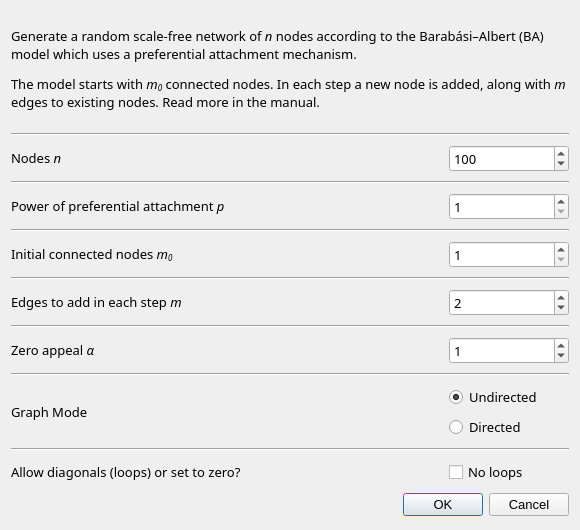
<?xml version="1.0" encoding="UTF-8"?>
<ui version="4.0">
 <class>RandScaleFreeDialog</class>
 <widget class="QDialog" name="RandScaleFreeDialog">
  <property name="geometry">
   <rect>
    <x>0</x>
    <y>0</y>
    <width>580</width>
    <height>530</height>
   </rect>
  </property>
  <property name="sizePolicy">
   <sizepolicy hsizetype="MinimumExpanding" vsizetype="MinimumExpanding">
    <horstretch>0</horstretch>
    <verstretch>0</verstretch>
   </sizepolicy>
  </property>
  <property name="minimumSize">
   <size>
    <width>580</width>
    <height>530</height>
   </size>
  </property>
  <property name="maximumSize">
   <size>
    <width>600</width>
    <height>580</height>
   </size>
  </property>
  <property name="font">
   <font>
    <pointsize>10</pointsize>
   </font>
  </property>
  <property name="windowTitle">
   <string>Scale-free random network generator</string>
  </property>
  <layout class="QVBoxLayout" name="verticalLayout_3">
   <item>
    <widget class="QLabel" name="label_2">
     <property name="sizePolicy">
      <sizepolicy hsizetype="MinimumExpanding" vsizetype="MinimumExpanding">
       <horstretch>0</horstretch>
       <verstretch>0</verstretch>
      </sizepolicy>
     </property>
     <property name="minimumSize">
      <size>
       <width>450</width>
       <height>100</height>
      </size>
     </property>
     <property name="maximumSize">
      <size>
       <width>16777215</width>
       <height>110</height>
      </size>
     </property>
     <property name="font">
      <font>
       <family>Sans Serif</family>
      </font>
     </property>
     <property name="frameShape">
      <enum>QFrame::NoFrame</enum>
     </property>
     <property name="frameShadow">
      <enum>QFrame::Sunken</enum>
     </property>
     <property name="text">
      <string>&lt;html&gt;&lt;head/&gt;&lt;body&gt;&lt;p&gt;Generate a random scale-free network of &lt;span style=&quot; font-style:italic;&quot;&gt;n&lt;/span&gt; nodes according to the Barabási–Albert (BA) model which uses a preferential attachment mechanism. &lt;/p&gt;&lt;p&gt;The model starts with &lt;span style=&quot; font-style:italic;&quot;&gt;m&lt;/span&gt;&lt;span style=&quot; font-style:italic; vertical-align:sub;&quot;&gt;0&lt;/span&gt; connected nodes. In each step a new node is added, along with &lt;span style=&quot; font-style:italic;&quot;&gt;m&lt;/span&gt; edges to existing nodes. Read more in the manual.&lt;/p&gt;&lt;/body&gt;&lt;/html&gt;</string>
     </property>
     <property name="textFormat">
      <enum>Qt::RichText</enum>
     </property>
     <property name="wordWrap">
      <bool>true</bool>
     </property>
    </widget>
   </item>
   <item>
    <widget class="Line" name="line">
     <property name="orientation">
      <enum>Qt::Horizontal</enum>
     </property>
    </widget>
   </item>
   <item>
    <layout class="QHBoxLayout" name="horizontalLayout_2">
     <item>
      <widget class="QLabel" name="nodesLabel">
       <property name="sizePolicy">
        <sizepolicy hsizetype="MinimumExpanding" vsizetype="Preferred">
         <horstretch>0</horstretch>
         <verstretch>0</verstretch>
        </sizepolicy>
       </property>
       <property name="minimumSize">
        <size>
         <width>380</width>
         <height>0</height>
        </size>
       </property>
       <property name="font">
        <font>
         <family>Sans Serif</family>
        </font>
       </property>
       <property name="text">
        <string>&lt;html&gt;&lt;head/&gt;&lt;body&gt;&lt;p&gt;Nodes &lt;span style=&quot; font-style:italic;&quot;&gt;n&lt;/span&gt;&lt;/p&gt;&lt;/body&gt;&lt;/html&gt;</string>
       </property>
      </widget>
     </item>
     <item>
      <widget class="QSpinBox" name="nodesSpinBox">
       <property name="sizePolicy">
        <sizepolicy hsizetype="Fixed" vsizetype="Fixed">
         <horstretch>0</horstretch>
         <verstretch>0</verstretch>
        </sizepolicy>
       </property>
       <property name="minimumSize">
        <size>
         <width>120</width>
         <height>0</height>
        </size>
       </property>
       <property name="font">
        <font>
         <family>Sans Serif</family>
        </font>
       </property>
       <property name="toolTip">
        <string>&lt;html&gt;&lt;head/&gt;&lt;body&gt;&lt;p&gt;The amount of nodes in the resulting scale-free graph&lt;/p&gt;&lt;/body&gt;&lt;/html&gt;</string>
       </property>
       <property name="minimum">
        <number>4</number>
       </property>
       <property name="maximum">
        <number>9999</number>
       </property>
       <property name="value">
        <number>100</number>
       </property>
      </widget>
     </item>
    </layout>
   </item>
   <item>
    <widget class="Line" name="line_2">
     <property name="orientation">
      <enum>Qt::Horizontal</enum>
     </property>
    </widget>
   </item>
   <item>
    <layout class="QHBoxLayout" name="horizontalLayout_9">
     <property name="sizeConstraint">
      <enum>QLayout::SetMinimumSize</enum>
     </property>
     <item>
      <widget class="QLabel" name="label_7">
       <property name="sizePolicy">
        <sizepolicy hsizetype="MinimumExpanding" vsizetype="Preferred">
         <horstretch>0</horstretch>
         <verstretch>0</verstretch>
        </sizepolicy>
       </property>
       <property name="minimumSize">
        <size>
         <width>380</width>
         <height>0</height>
        </size>
       </property>
       <property name="font">
        <font>
         <family>Sans Serif</family>
        </font>
       </property>
       <property name="text">
        <string>&lt;html&gt;&lt;head/&gt;&lt;body&gt;&lt;p&gt;Power of preferential attachment &lt;span style=&quot; font-style:italic;&quot;&gt;p&lt;/span&gt;&lt;/p&gt;&lt;/body&gt;&lt;/html&gt;</string>
       </property>
      </widget>
     </item>
     <item>
      <widget class="QSpinBox" name="powerSpinBox">
       <property name="minimumSize">
        <size>
         <width>120</width>
         <height>0</height>
        </size>
       </property>
       <property name="font">
        <font>
         <family>Sans Serif</family>
        </font>
       </property>
       <property name="toolTip">
        <string>&lt;html&gt;&lt;head/&gt;&lt;body&gt;&lt;p&gt;The power p of preferential attachment &lt;/p&gt;&lt;p&gt;Leave 1 for linear preferential attachment (BA model).&lt;/p&gt;&lt;/body&gt;&lt;/html&gt;</string>
       </property>
       <property name="minimum">
        <number>1</number>
       </property>
       <property name="maximum">
        <number>9999</number>
       </property>
       <property name="singleStep">
        <number>1</number>
       </property>
       <property name="value">
        <number>1</number>
       </property>
      </widget>
     </item>
    </layout>
   </item>
   <item>
    <widget class="Line" name="line_3">
     <property name="orientation">
      <enum>Qt::Horizontal</enum>
     </property>
    </widget>
   </item>
   <item>
    <layout class="QHBoxLayout" name="horizontalLayout_6">
     <property name="sizeConstraint">
      <enum>QLayout::SetMinimumSize</enum>
     </property>
     <item>
      <widget class="QLabel" name="label_4">
       <property name="sizePolicy">
        <sizepolicy hsizetype="MinimumExpanding" vsizetype="Preferred">
         <horstretch>0</horstretch>
         <verstretch>0</verstretch>
        </sizepolicy>
       </property>
       <property name="minimumSize">
        <size>
         <width>380</width>
         <height>0</height>
        </size>
       </property>
       <property name="font">
        <font>
         <family>Sans Serif</family>
        </font>
       </property>
       <property name="text">
        <string>&lt;html&gt;&lt;head/&gt;&lt;body&gt;&lt;p&gt;Initial connected nodes &lt;span style=&quot; font-style:italic;&quot;&gt;m&lt;/span&gt;&lt;span style=&quot; font-style:italic; vertical-align:sub;&quot;&gt;0&lt;/span&gt;&lt;/p&gt;&lt;/body&gt;&lt;/html&gt;</string>
       </property>
      </widget>
     </item>
     <item>
      <widget class="QSpinBox" name="initialNodesSpinBox">
       <property name="minimumSize">
        <size>
         <width>120</width>
         <height>0</height>
        </size>
       </property>
       <property name="font">
        <font>
         <family>Sans Serif</family>
        </font>
       </property>
       <property name="toolTip">
        <string>&lt;html&gt;&lt;head/&gt;&lt;body&gt;&lt;p&gt;The number m&lt;span style=&quot; vertical-align:sub;&quot;&gt;0&lt;/span&gt; of nodes in the initial connected network.&lt;/p&gt;&lt;p&gt;Leave 1 to start with just one node.&lt;/p&gt;&lt;/body&gt;&lt;/html&gt;</string>
       </property>
       <property name="minimum">
        <number>1</number>
       </property>
       <property name="maximum">
        <number>9999</number>
       </property>
       <property name="singleStep">
        <number>1</number>
       </property>
       <property name="value">
        <number>1</number>
       </property>
      </widget>
     </item>
    </layout>
   </item>
   <item>
    <widget class="Line" name="line_4">
     <property name="orientation">
      <enum>Qt::Horizontal</enum>
     </property>
    </widget>
   </item>
   <item>
    <layout class="QHBoxLayout" name="horizontalLayout_7">
     <property name="sizeConstraint">
      <enum>QLayout::SetMinimumSize</enum>
     </property>
     <item>
      <widget class="QLabel" name="label_5">
       <property name="sizePolicy">
        <sizepolicy hsizetype="MinimumExpanding" vsizetype="Preferred">
         <horstretch>0</horstretch>
         <verstretch>0</verstretch>
        </sizepolicy>
       </property>
       <property name="minimumSize">
        <size>
         <width>380</width>
         <height>0</height>
        </size>
       </property>
       <property name="font">
        <font>
         <family>Sans Serif</family>
        </font>
       </property>
       <property name="text">
        <string>&lt;html&gt;&lt;head/&gt;&lt;body&gt;&lt;p&gt;Edges to add in each step &lt;span style=&quot; font-style:italic;&quot;&gt;m&lt;/span&gt;&lt;/p&gt;&lt;/body&gt;&lt;/html&gt;</string>
       </property>
      </widget>
     </item>
     <item>
      <widget class="QSpinBox" name="edgesPerStepSpinBox">
       <property name="minimumSize">
        <size>
         <width>120</width>
         <height>0</height>
        </size>
       </property>
       <property name="font">
        <font>
         <family>Sans Serif</family>
        </font>
       </property>
       <property name="toolTip">
        <string>&lt;html&gt;&lt;head/&gt;&lt;body&gt;&lt;p&gt;Tthe number of edges to add in each step&lt;/p&gt;&lt;/body&gt;&lt;/html&gt;</string>
       </property>
       <property name="minimum">
        <number>1</number>
       </property>
       <property name="maximum">
        <number>9999</number>
       </property>
       <property name="singleStep">
        <number>1</number>
       </property>
       <property name="value">
        <number>2</number>
       </property>
      </widget>
     </item>
    </layout>
   </item>
   <item>
    <widget class="Line" name="line_5">
     <property name="orientation">
      <enum>Qt::Horizontal</enum>
     </property>
    </widget>
   </item>
   <item>
    <layout class="QHBoxLayout" name="horizontalLayout_8">
     <property name="sizeConstraint">
      <enum>QLayout::SetMinimumSize</enum>
     </property>
     <item>
      <widget class="QLabel" name="label_6">
       <property name="sizePolicy">
        <sizepolicy hsizetype="MinimumExpanding" vsizetype="Preferred">
         <horstretch>0</horstretch>
         <verstretch>0</verstretch>
        </sizepolicy>
       </property>
       <property name="minimumSize">
        <size>
         <width>380</width>
         <height>0</height>
        </size>
       </property>
       <property name="font">
        <font>
         <family>Sans Serif</family>
        </font>
       </property>
       <property name="text">
        <string>&lt;html&gt;&lt;head/&gt;&lt;body&gt;&lt;p&gt;Zero appeal &lt;span style=&quot; font-style:italic;&quot;&gt;α&lt;/span&gt;&lt;/p&gt;&lt;/body&gt;&lt;/html&gt;</string>
       </property>
      </widget>
     </item>
     <item>
      <widget class="QSpinBox" name="zeroAppealSpinBox">
       <property name="minimumSize">
        <size>
         <width>120</width>
         <height>0</height>
        </size>
       </property>
       <property name="font">
        <font>
         <family>Sans Serif</family>
        </font>
       </property>
       <property name="toolTip">
        <string>&lt;html&gt;&lt;head/&gt;&lt;body&gt;&lt;p&gt;The initial attractiveness of a node - useful for isolate nodes with d =0&lt;/p&gt;&lt;/body&gt;&lt;/html&gt;</string>
       </property>
       <property name="minimum">
        <number>0</number>
       </property>
       <property name="maximum">
        <number>9999</number>
       </property>
       <property name="singleStep">
        <number>1</number>
       </property>
       <property name="value">
        <number>1</number>
       </property>
      </widget>
     </item>
    </layout>
   </item>
   <item>
    <widget class="Line" name="line_6">
     <property name="orientation">
      <enum>Qt::Horizontal</enum>
     </property>
    </widget>
   </item>
   <item>
    <layout class="QHBoxLayout" name="horizontalLayout_3">
     <item>
      <widget class="QLabel" name="label">
       <property name="sizePolicy">
        <sizepolicy hsizetype="MinimumExpanding" vsizetype="Preferred">
         <horstretch>0</horstretch>
         <verstretch>0</verstretch>
        </sizepolicy>
       </property>
       <property name="minimumSize">
        <size>
         <width>400</width>
         <height>0</height>
        </size>
       </property>
       <property name="font">
        <font>
         <family>Sans Serif</family>
        </font>
       </property>
       <property name="text">
        <string>Graph Mode</string>
       </property>
      </widget>
     </item>
     <item>
      <layout class="QVBoxLayout" name="verticalLayout">
       <item>
        <widget class="QRadioButton" name="undirectedRadioButton">
         <property name="sizePolicy">
          <sizepolicy hsizetype="Fixed" vsizetype="Fixed">
           <horstretch>0</horstretch>
           <verstretch>0</verstretch>
          </sizepolicy>
         </property>
         <property name="minimumSize">
          <size>
           <width>120</width>
           <height>0</height>
          </size>
         </property>
         <property name="font">
          <font>
           <family>Sans Serif</family>
          </font>
         </property>
         <property name="text">
          <string>Undirected</string>
         </property>
         <property name="checked">
          <bool>true</bool>
         </property>
         <property name="autoExclusive">
          <bool>false</bool>
         </property>
        </widget>
       </item>
       <item>
        <widget class="QRadioButton" name="directedRadioButton">
         <property name="sizePolicy">
          <sizepolicy hsizetype="Fixed" vsizetype="Fixed">
           <horstretch>0</horstretch>
           <verstretch>0</verstretch>
          </sizepolicy>
         </property>
         <property name="minimumSize">
          <size>
           <width>120</width>
           <height>0</height>
          </size>
         </property>
         <property name="font">
          <font>
           <family>Sans Serif</family>
          </font>
         </property>
         <property name="text">
          <string>Directed</string>
         </property>
         <property name="autoExclusive">
          <bool>false</bool>
         </property>
        </widget>
       </item>
      </layout>
     </item>
    </layout>
   </item>
   <item>
    <widget class="Line" name="line_7">
     <property name="orientation">
      <enum>Qt::Horizontal</enum>
     </property>
    </widget>
   </item>
   <item>
    <layout class="QHBoxLayout" name="horizontalLayout_4">
     <item>
      <widget class="QLabel" name="label_3">
       <property name="sizePolicy">
        <sizepolicy hsizetype="MinimumExpanding" vsizetype="Preferred">
         <horstretch>0</horstretch>
         <verstretch>0</verstretch>
        </sizepolicy>
       </property>
       <property name="minimumSize">
        <size>
         <width>440</width>
         <height>0</height>
        </size>
       </property>
       <property name="font">
        <font>
         <family>Sans Serif</family>
        </font>
       </property>
       <property name="text">
        <string>Allow diagonals (loops) or set to zero?</string>
       </property>
      </widget>
     </item>
     <item>
      <layout class="QVBoxLayout" name="verticalLayout_2">
       <item>
        <widget class="QCheckBox" name="diagCheckBox">
         <property name="sizePolicy">
          <sizepolicy hsizetype="Fixed" vsizetype="Fixed">
           <horstretch>0</horstretch>
           <verstretch>0</verstretch>
          </sizepolicy>
         </property>
         <property name="minimumSize">
          <size>
           <width>120</width>
           <height>0</height>
          </size>
         </property>
         <property name="font">
          <font>
           <family>Sans Serif</family>
          </font>
         </property>
         <property name="toolTip">
          <string>Check to allow loops (nodes linking to themselves) in the new network</string>
         </property>
         <property name="text">
          <string>No loops</string>
         </property>
         <property name="checked">
          <bool>false</bool>
         </property>
        </widget>
       </item>
      </layout>
     </item>
    </layout>
   </item>
   <item>
    <widget class="QDialogButtonBox" name="buttonBox">
     <property name="font">
      <font>
       <pointsize>10</pointsize>
      </font>
     </property>
     <property name="orientation">
      <enum>Qt::Horizontal</enum>
     </property>
     <property name="standardButtons">
      <set>QDialogButtonBox::Cancel|QDialogButtonBox::Ok</set>
     </property>
    </widget>
   </item>
  </layout>
 </widget>
 <resources/>
 <connections>
  <connection>
   <sender>buttonBox</sender>
   <signal>accepted()</signal>
   <receiver>RandScaleFreeDialog</receiver>
   <slot>accept()</slot>
   <hints>
    <hint type="sourcelabel">
     <x>257</x>
     <y>373</y>
    </hint>
    <hint type="destinationlabel">
     <x>157</x>
     <y>274</y>
    </hint>
   </hints>
  </connection>
  <connection>
   <sender>buttonBox</sender>
   <signal>rejected()</signal>
   <receiver>RandScaleFreeDialog</receiver>
   <slot>reject()</slot>
   <hints>
    <hint type="sourcelabel">
     <x>325</x>
     <y>373</y>
    </hint>
    <hint type="destinationlabel">
     <x>286</x>
     <y>274</y>
    </hint>
   </hints>
  </connection>
 </connections>
</ui>
